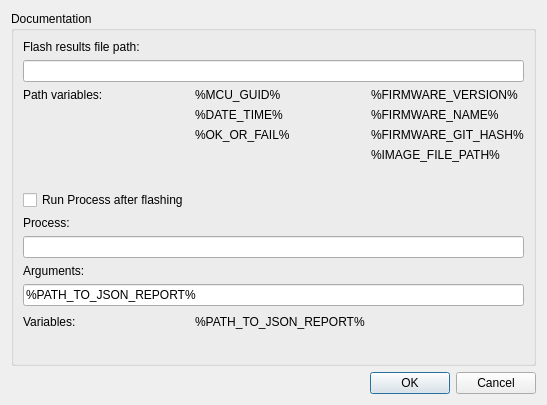
<?xml version="1.0" encoding="UTF-8"?>
<ui version="4.0">
 <class>OptionsDiag</class>
 <widget class="QDialog" name="OptionsDiag">
  <property name="geometry">
   <rect>
    <x>0</x>
    <y>0</y>
    <width>507</width>
    <height>405</height>
   </rect>
  </property>
  <property name="windowTitle">
   <string>Dialog</string>
  </property>
  <layout class="QGridLayout" name="gridLayout">
   <item row="2" column="0">
    <widget class="QDialogButtonBox" name="buttonBox">
     <property name="orientation">
      <enum>Qt::Horizontal</enum>
     </property>
     <property name="standardButtons">
      <set>QDialogButtonBox::Cancel|QDialogButtonBox::Ok</set>
     </property>
    </widget>
   </item>
   <item row="0" column="0">
    <widget class="QGroupBox" name="groupBox">
     <property name="title">
      <string>Documentation</string>
     </property>
     <layout class="QGridLayout" name="gridLayout_2">
      <item row="6" column="1">
       <widget class="QLabel" name="label_7">
        <property name="text">
         <string>%MCU_GUID%</string>
        </property>
       </widget>
      </item>
      <item row="11" column="0">
       <spacer name="verticalSpacer_2">
        <property name="orientation">
         <enum>Qt::Vertical</enum>
        </property>
        <property name="sizeHint" stdset="0">
         <size>
          <width>20</width>
          <height>40</height>
         </size>
        </property>
       </spacer>
      </item>
      <item row="19" column="2">
       <spacer name="horizontalSpacer">
        <property name="orientation">
         <enum>Qt::Horizontal</enum>
        </property>
        <property name="sizeHint" stdset="0">
         <size>
          <width>40</width>
          <height>20</height>
         </size>
        </property>
       </spacer>
      </item>
      <item row="18" column="0" colspan="3">
       <widget class="QLineEdit" name="edtArguments">
        <property name="text">
         <string>%PATH_TO_JSON_REPORT%</string>
        </property>
       </widget>
      </item>
      <item row="17" column="0">
       <widget class="QLabel" name="label_2">
        <property name="text">
         <string>Arguments:</string>
        </property>
       </widget>
      </item>
      <item row="3" column="0">
       <widget class="QLabel" name="label_5">
        <property name="text">
         <string>Flash results file path:</string>
        </property>
       </widget>
      </item>
      <item row="12" column="0">
       <widget class="QCheckBox" name="chbRunProcess">
        <property name="text">
         <string>Run Process after flashing</string>
        </property>
       </widget>
      </item>
      <item row="4" column="0" colspan="3">
       <widget class="QLineEdit" name="edtResultPath"/>
      </item>
      <item row="16" column="0" colspan="3">
       <widget class="QLineEdit" name="edtProcess"/>
      </item>
      <item row="19" column="1">
       <widget class="QLabel" name="label_4">
        <property name="text">
         <string>%PATH_TO_JSON_REPORT%</string>
        </property>
       </widget>
      </item>
      <item row="20" column="0">
       <spacer name="verticalSpacer">
        <property name="orientation">
         <enum>Qt::Vertical</enum>
        </property>
        <property name="sizeHint" stdset="0">
         <size>
          <width>20</width>
          <height>40</height>
         </size>
        </property>
       </spacer>
      </item>
      <item row="19" column="0">
       <widget class="QLabel" name="label_3">
        <property name="text">
         <string>Variables:</string>
        </property>
       </widget>
      </item>
      <item row="10" column="2">
       <widget class="QLabel" name="label_8">
        <property name="text">
         <string>%IMAGE_FILE_PATH%</string>
        </property>
       </widget>
      </item>
      <item row="6" column="0">
       <widget class="QLabel" name="label_6">
        <property name="text">
         <string>Path variables:</string>
        </property>
       </widget>
      </item>
      <item row="13" column="0">
       <widget class="QLabel" name="label">
        <property name="text">
         <string>Process:</string>
        </property>
       </widget>
      </item>
      <item row="6" column="2">
       <widget class="QLabel" name="label_11">
        <property name="text">
         <string>%FIRMWARE_VERSION%</string>
        </property>
       </widget>
      </item>
      <item row="9" column="2">
       <widget class="QLabel" name="label_12">
        <property name="text">
         <string>%FIRMWARE_GIT_HASH%</string>
        </property>
       </widget>
      </item>
      <item row="7" column="2">
       <widget class="QLabel" name="label_10">
        <property name="text">
         <string>%FIRMWARE_NAME%</string>
        </property>
       </widget>
      </item>
      <item row="9" column="1">
       <widget class="QLabel" name="label_9">
        <property name="text">
         <string>%OK_OR_FAIL%</string>
        </property>
       </widget>
      </item>
      <item row="7" column="1">
       <widget class="QLabel" name="label_13">
        <property name="text">
         <string>%DATE_TIME%</string>
        </property>
       </widget>
      </item>
     </layout>
    </widget>
   </item>
  </layout>
 </widget>
 <resources/>
 <connections>
  <connection>
   <sender>buttonBox</sender>
   <signal>accepted()</signal>
   <receiver>OptionsDiag</receiver>
   <slot>accept()</slot>
   <hints>
    <hint type="sourcelabel">
     <x>248</x>
     <y>254</y>
    </hint>
    <hint type="destinationlabel">
     <x>157</x>
     <y>274</y>
    </hint>
   </hints>
  </connection>
  <connection>
   <sender>buttonBox</sender>
   <signal>rejected()</signal>
   <receiver>OptionsDiag</receiver>
   <slot>reject()</slot>
   <hints>
    <hint type="sourcelabel">
     <x>316</x>
     <y>260</y>
    </hint>
    <hint type="destinationlabel">
     <x>286</x>
     <y>274</y>
    </hint>
   </hints>
  </connection>
 </connections>
</ui>
